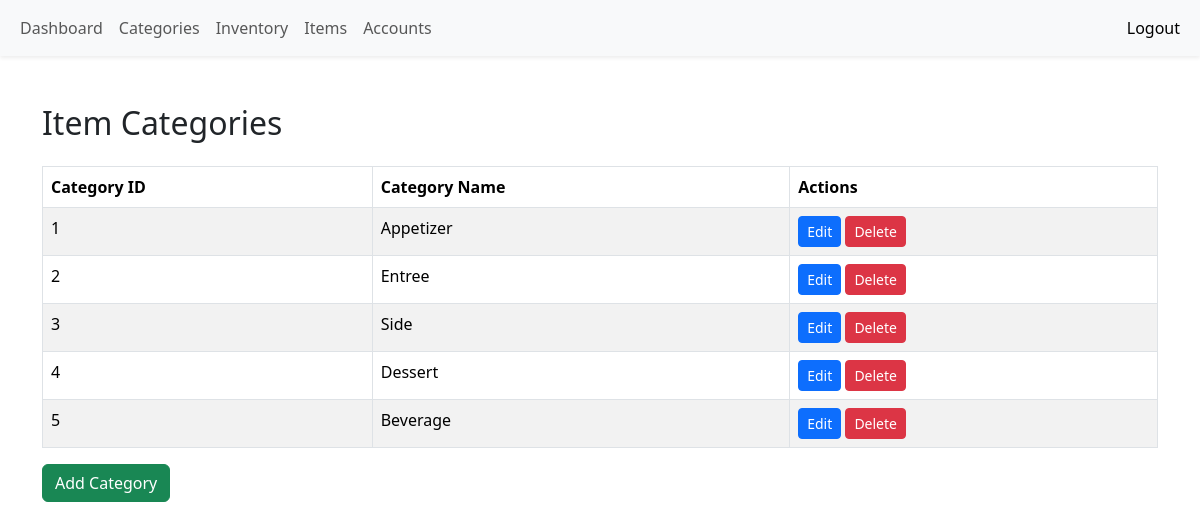
/categories.php, run on the app's committed database.
### tables this page shows
CREATE TABLE `categories` (
  `category_id` int(3) NOT NULL,
  `category_name` varchar(30) NOT NULL
);

### public/categories.php (the view, shortened to what this page needs)
<!DOCTYPE html>
<html lang="en">
    <head>
        <link href="https://cdn.jsdelivr.net/npm/bootstrap@5.3.2/dist/css/bootstrap.min.css" rel="stylesheet"/>
    </head>
    <body>
        <nav class="navbar navbar-expand-lg bg-body-tertiary shadow-sm">
            <div class="container-fluid">
                <div class="collapse navbar-collapse" id="navbarSupportedContent">
                    <ul class="navbar-nav me-auto mb-2 mb-lg-0">
                        <li class="nav-item">
                            <a class="nav-link" href="staff_index.php">Dashboard</a>
                        </li>
                        <li class="nav-item">
                            <a class="nav-link" href="categories.php">Categories</a>
                        </li>
                        <li class="nav-item">
                            <a class="nav-link" href="inventory.php">Inventory</a>
                        </li>
                        <li class="nav-item">
                            <a class="nav-link" href="items.php">Items</a>
                        </li>
                        <li class="nav-item">
                            <a class="nav-link" href="accounts.php">Accounts</a>
                        </li>
                    </ul>
                    <div class="navbar-text me-2">
                        <a class="nav-link" href="login.php">Logout</a>
                    </div>
                </div>
            </div>
        </nav>
        <div class="container mt-5">
            <h2 class="pb-3">Item Categories</h2>
            <table class="table table-bordered table-striped">
                <thead>
                    <tr>
                        <th>Category ID</th>
                        <th>Category Name</th>
                        <th>Actions</th>
                    </tr>
                </thead>
                <tbody>
                <?php
                include 'db_connection.php';
                $sql = "SELECT category_id, category_name FROM categories";
                $result = $conn->query($sql);
                if ($result->num_rows > 0) {
                    while ($row = $result->fetch_assoc()) {
                        echo "<tr>";
                        echo "<td>" . $row["category_id"] . "</td>";
                        echo "<td>" . $row["category_name"] . "</td>";
                        echo "<td>
                                <a href='edit_category.php?id=" . $row["category_id"] . "' class='btn btn-primary btn-sm'>Edit</a>
                                <a href='delete_category.php?id=" . $row["category_id"] . "' class='btn btn-danger btn-sm'>Delete</a>
                              </td>";
                        echo "</tr>";
                    }
                } else {
                    echo "<tr><td colspan='3'>No categories found</td></tr>";
                }
                ?>
                </tbody>
            </table>
            <div class="mb-3">
                <a href="add_category.php" class="btn btn-success">Add Category</a>
            </div>
        </div>
    </body>
</html>

### data on the page
categories: category_id "1", category_name "Appetizer"
categories: category_id "2", category_name "Entree"
categories: category_id "3", category_name "Side"
categories: category_id "4", category_name "Dessert"
categories: category_id "5", category_name "Beverage"
